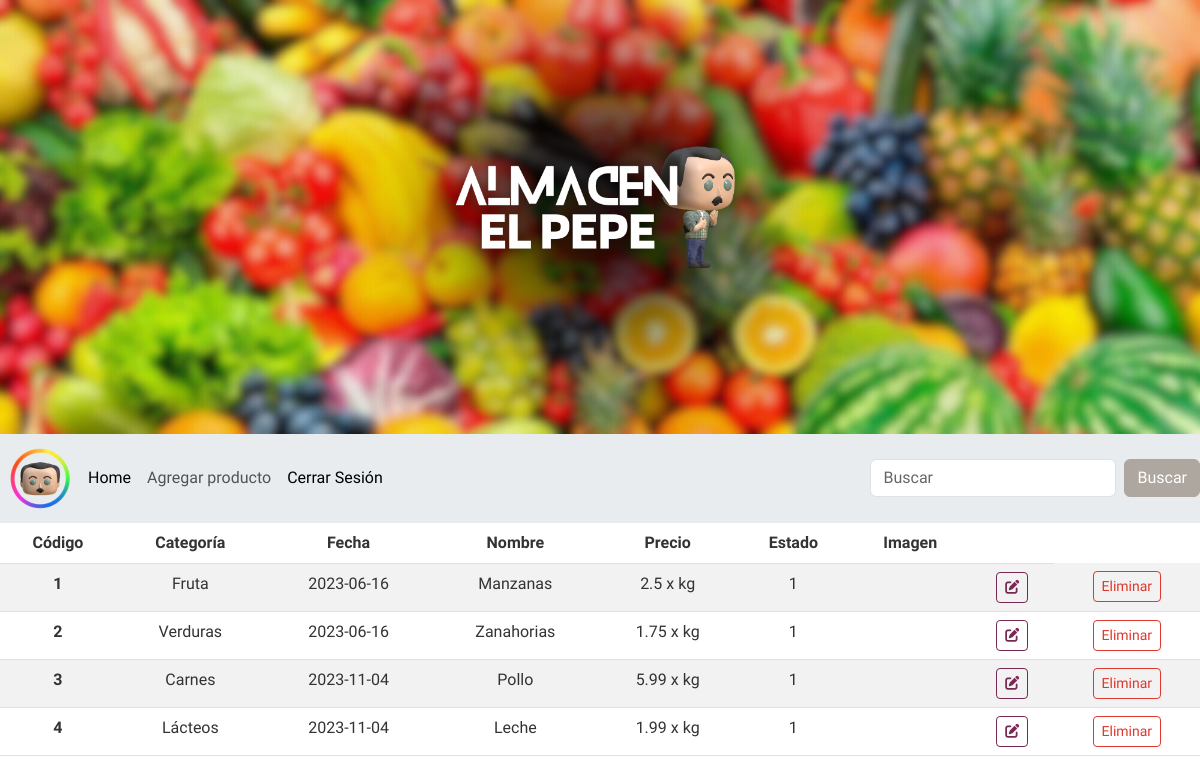
The page /indexAdmin.php on the database its author committed.
### tables this page shows
CREATE TABLE `productos` (
  `codigo` int(10) NOT NULL,
  `categoria` varchar(255) NOT NULL,
  `fechaAlta` date NOT NULL DEFAULT current_timestamp(),
  `nombre` varchar(255) NOT NULL,
  `precio` float NOT NULL,
  `estado` int(11) NOT NULL
);

### consultas.php (the view, shortened to what this page needs)
<?php
function listarSesion()
{
    $conexion = conectar();
    if ($conexion != null) {
        $sql = "SELECT * FROM productos";
        $consulta = mysqli_query($conexion, $sql);
        if (mysqli_num_rows($consulta) > 0) {
            while ($datos = mysqli_fetch_assoc($consulta)) {
                echo '
                    <tr>
                        <th scope="row">' . $datos["codigo"] . '</th>
                        <td>' . $datos["categoria"] . '</td>
                        <td>' . $datos["fechaAlta"] . '</td>
                        <td>' . $datos["nombre"] . '</td>
                        <td>' . $datos["precio"] . ' x kg</td>
                        <td>' . $datos["estado"] . '</td>
                        <td>';
                echo '</td>
                        <td>
                            <form method="GET" action="editar.php">
                                <button class="btn btn-sm btn-outline-dark" name="codigo" value="' . $datos["codigo"] . '">
                                    <i class="fa-solid fa-pen-to-square"></i>
                                </button>
                            </form>
                        </td>
                        <td>
                            <form method="POST" action="eliminar.php">
                                <input type="hidden" name="codigo" value="' . $datos["codigo"] . '">
                                <button class="btn btn-sm btn-outline-danger" name="botonEliminar">Eliminar</button>
                            </form>
                        </td>
                    </tr>
                ';
            }
        }
    }
}
?>

### indexAdmin.php (style rules this page uses)
.table td, .table th { text-align: center; }

### rows shown on the page
productos: codigo "1", categoria "Fruta", fechaAlta "2023-06-16", nombre "Manzanas", precio "2.5", estado "1"
productos: codigo "2", categoria "Verduras", fechaAlta "2023-06-16", nombre "Zanahorias", precio "1.75", estado "1"
productos: codigo "3", categoria "Carnes", fechaAlta "2023-11-04", nombre "Pollo", precio "5.99", estado "1"
productos: codigo "4", categoria "Lácteos", fechaAlta "2023-11-04", nombre "Leche", precio "1.99", estado "1"
